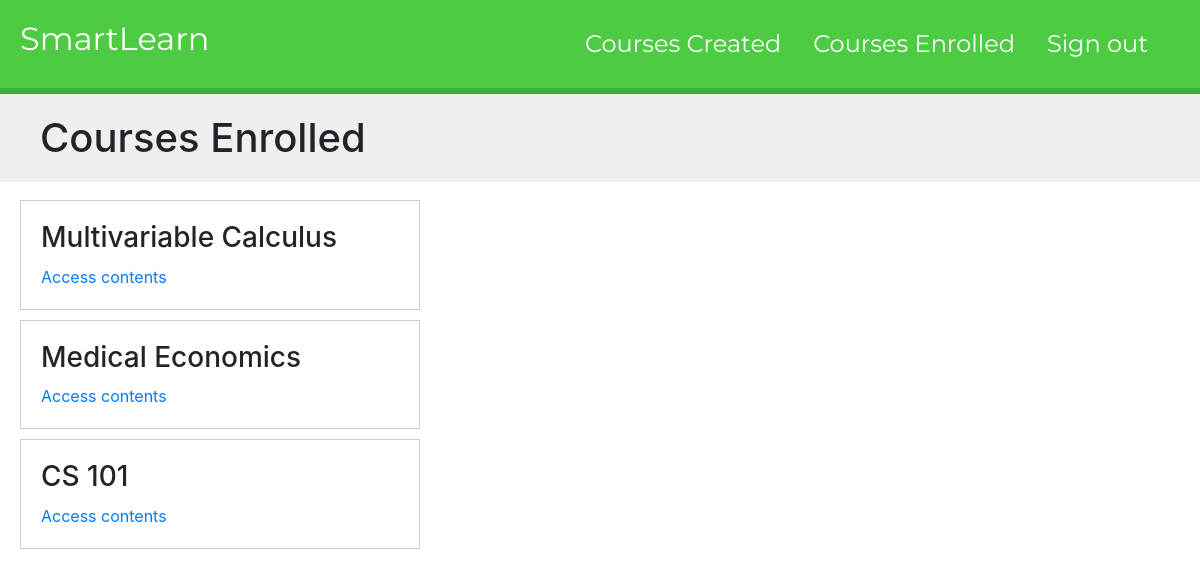
Screenshot of /students/courses/ (signed in) with the database file from the repository.
### courses/models.py (models this page shows, shortened)
class Course(models.Model):
    owner = models.ForeignKey(User,
                              related_name='courses_created',
                              on_delete=models.CASCADE)
    subject = models.ForeignKey(Subject,
                                related_name='courses',
                                on_delete=models.CASCADE)
    title = models.CharField(max_length=200)
    slug = models.SlugField(max_length=200, unique=True)
    overview = models.TextField()
    created = models.DateTimeField(auto_now_add=True)
    students = models.ManyToManyField(User,related_name='courses_joined',blank=True)
    class Meta:
         ordering = ['-created']

### students/views.py (the view)
class StudentCourseListView(LoginRequiredMixin, ListView):
    model = Course
    template_name = 'students/course/list.html'
    def get_queryset(self):
        qs = super(StudentCourseListView, self).get_queryset()
        return qs.filter(students__in=[self.request.user])

### courses/templatetags/course.py (called while the page is built)
@register.filter(name='has_group')
def has_group(user, group_name):
    group = Group.objects.get(name=group_name)
    return True if group in user.groups.all() else False

### students/templates/students/course/list.html (shortened to what this page needs)
{% extends "base.html" %}
{% block content %}
    <h1>Courses Enrolled</h1>
    <div class="module">
        {% for course in object_list %}
            <div class="course-info">
                <h3>{{ course.title }}</h3>
                <p><a href="{% url "student_course_detail" course.id %}">Access contents</a></p>
            </div>
        {% empty %}
            <p>
                You are not enrolled in any courses yet.
                <a href="{% url "course_list" %}">Browse courses</a> to enroll in a course.
            </p>
        {% endfor %}
    </div>
{% endblock %}

### courses/static/css/base.css (style rules this page uses)
body { margin:0; font-family:'Roboto', sans-serif; font-weight:400; color:#333; }
a { color:#3fad37; text-decoration:none; }
h1, h2, h3, h4, h5, h6 { font-family:'Roboto', sans-serif; font-weight:300; }
h1 { background:#efefef; width:100%; overflow:auto; padding:20px 0 20px 40px; margin:0; }
.module { padding:10px 20px; float:left; width:1000px; }
.module h3 { margin:20px 0 0; padding:0; width:100%; }
.module p { margin:10px 0 20px; width:100%; float:left; }
.course-info { border:1px solid #ccc; padding:0 20px; margin-bottom:10px; width:400px; overflow:auto; }
.course-info a { margin-right:10px; }

### rows the page displays
Course: title "Multivariable Calculus"
Course: title "Medical Economics"
Course: title "CS 101"
